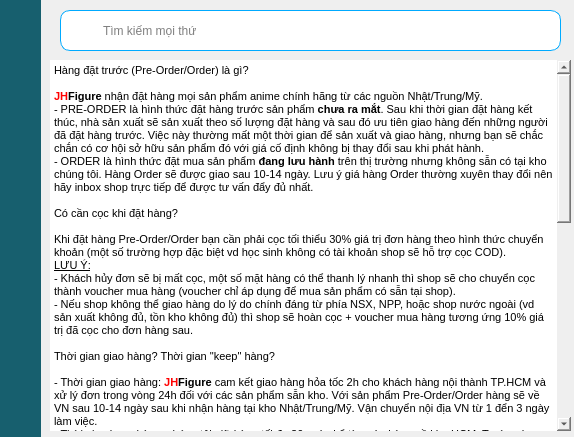
<?xml version="1.0" encoding="UTF-8"?>
<ui version="4.0">
 <class>MainWindow</class>
 <widget class="QMainWindow" name="MainWindow">
  <property name="geometry">
   <rect>
    <x>0</x>
    <y>0</y>
    <width>574</width>
    <height>437</height>
   </rect>
  </property>
  <property name="windowTitle">
   <string>MainWindow</string>
  </property>
  <property name="styleSheet">
   <string notr="true"/>
  </property>
  <widget class="QWidget" name="centralwidget">
   <widget class="QWidget" name="widget" native="true">
    <property name="geometry">
     <rect>
      <x>0</x>
      <y>0</y>
      <width>41</width>
      <height>441</height>
     </rect>
    </property>
    <property name="styleSheet">
     <string notr="true">background-color:#175f6e;</string>
    </property>
    <widget class="QWidget" name="verticalLayoutWidget">
     <property name="geometry">
      <rect>
       <x>0</x>
       <y>10</y>
       <width>41</width>
       <height>381</height>
      </rect>
     </property>
     <layout class="QVBoxLayout" name="verticalLayout">
      <item>
       <widget class="QPushButton" name="btnNavHome">
        <property name="cursor">
         <cursorShape>PointingHandCursor</cursorShape>
        </property>
        <property name="styleSheet">
         <string notr="true">
QPushButton{
	border:none;
}
QPushButton:checked{
	background: rgb(42, 179, 206)
}</string>
        </property>
        <property name="text">
         <string/>
        </property>
        <property name="icon">
         <iconset>
          <normaloff>../images/home_24dp_FFFFFF_FILL0_wght400_GRAD0_opsz24.png</normaloff>../images/home_24dp_FFFFFF_FILL0_wght400_GRAD0_opsz24.png</iconset>
        </property>
        <property name="iconSize">
         <size>
          <width>30</width>
          <height>30</height>
         </size>
        </property>
        <property name="checkable">
         <bool>true</bool>
        </property>
        <property name="checked">
         <bool>false</bool>
        </property>
        <property name="autoExclusive">
         <bool>true</bool>
        </property>
       </widget>
      </item>
      <item>
       <widget class="QPushButton" name="btnNavLeaderboard">
        <property name="cursor">
         <cursorShape>PointingHandCursor</cursorShape>
        </property>
        <property name="styleSheet">
         <string notr="true">
QPushButton{
	border:none;
}
QPushButton:checked{
	background: rgb(42, 179, 206)
}</string>
        </property>
        <property name="text">
         <string/>
        </property>
        <property name="icon">
         <iconset>
          <normaloff>../images/leaderboard_24dp_FFFFFF_FILL0_wght400_GRAD0_opsz24.png</normaloff>../images/leaderboard_24dp_FFFFFF_FILL0_wght400_GRAD0_opsz24.png</iconset>
        </property>
        <property name="iconSize">
         <size>
          <width>30</width>
          <height>30</height>
         </size>
        </property>
        <property name="checkable">
         <bool>true</bool>
        </property>
        <property name="checked">
         <bool>false</bool>
        </property>
        <property name="autoExclusive">
         <bool>true</bool>
        </property>
       </widget>
      </item>
      <item>
       <widget class="QPushButton" name="btnNavAdd">
        <property name="cursor">
         <cursorShape>PointingHandCursor</cursorShape>
        </property>
        <property name="styleSheet">
         <string notr="true">
QPushButton{
	border:none;
}
QPushButton:checked{
	background: rgb(42, 179, 206)
}</string>
        </property>
        <property name="text">
         <string/>
        </property>
        <property name="icon">
         <iconset>
          <normaloff>../images/add_24dp_FFFFFF_FILL0_wght400_GRAD0_opsz24.png</normaloff>../images/add_24dp_FFFFFF_FILL0_wght400_GRAD0_opsz24.png</iconset>
        </property>
        <property name="iconSize">
         <size>
          <width>30</width>
          <height>30</height>
         </size>
        </property>
        <property name="checkable">
         <bool>true</bool>
        </property>
        <property name="checked">
         <bool>false</bool>
        </property>
        <property name="autoExclusive">
         <bool>true</bool>
        </property>
       </widget>
      </item>
      <item>
       <widget class="QPushButton" name="btnNavInfo">
        <property name="cursor">
         <cursorShape>PointingHandCursor</cursorShape>
        </property>
        <property name="styleSheet">
         <string notr="true">
QPushButton{
	border:none;
}
QPushButton:checked{
	background: rgb(42, 179, 206)
}</string>
        </property>
        <property name="text">
         <string/>
        </property>
        <property name="icon">
         <iconset>
          <normaloff>../images/info_24dp_FFFFFF_FILL0_wght400_GRAD0_opsz24.png</normaloff>../images/info_24dp_FFFFFF_FILL0_wght400_GRAD0_opsz24.png</iconset>
        </property>
        <property name="iconSize">
         <size>
          <width>30</width>
          <height>30</height>
         </size>
        </property>
        <property name="checkable">
         <bool>true</bool>
        </property>
        <property name="checked">
         <bool>false</bool>
        </property>
        <property name="autoExclusive">
         <bool>true</bool>
        </property>
       </widget>
      </item>
      <item>
       <spacer name="verticalSpacer_2">
        <property name="orientation">
         <enum>Qt::Vertical</enum>
        </property>
        <property name="sizeHint" stdset="0">
         <size>
          <width>20</width>
          <height>40</height>
         </size>
        </property>
       </spacer>
      </item>
      <item>
       <widget class="QPushButton" name="btnNavSetting">
        <property name="cursor">
         <cursorShape>PointingHandCursor</cursorShape>
        </property>
        <property name="styleSheet">
         <string notr="true">
QPushButton{
	border:none;
}
QPushButton:checked{
	background: rgb(42, 179, 206)
}</string>
        </property>
        <property name="text">
         <string/>
        </property>
        <property name="icon">
         <iconset>
          <normaloff>../images/settings_24dp_FFFFFF_FILL0_wght400_GRAD0_opsz24.png</normaloff>../images/settings_24dp_FFFFFF_FILL0_wght400_GRAD0_opsz24.png</iconset>
        </property>
        <property name="iconSize">
         <size>
          <width>30</width>
          <height>30</height>
         </size>
        </property>
        <property name="checkable">
         <bool>true</bool>
        </property>
        <property name="checked">
         <bool>false</bool>
        </property>
        <property name="autoExclusive">
         <bool>true</bool>
        </property>
       </widget>
      </item>
     </layout>
    </widget>
   </widget>
   <widget class="QLineEdit" name="txtSearch">
    <property name="geometry">
     <rect>
      <x>60</x>
      <y>10</y>
      <width>501</width>
      <height>41</height>
     </rect>
    </property>
    <property name="styleSheet">
     <string notr="true">border-radius: 10px;
border: 1px solid rgb(0, 170, 255);
background: #ffffffff;
padding-left: 40px;
</string>
    </property>
    <property name="placeholderText">
     <string notr="true">Tìm kiếm mọi thứ</string>
    </property>
   </widget>
   <widget class="QPushButton" name="btnNavLeaderboard_3">
    <property name="geometry">
     <rect>
      <x>70</x>
      <y>20</y>
      <width>31</width>
      <height>21</height>
     </rect>
    </property>
    <property name="styleSheet">
     <string notr="true">border:none</string>
    </property>
    <property name="text">
     <string/>
    </property>
    <property name="icon">
     <iconset>
      <normaloff>../images/search_40dp_175F6E_FILL0_wght400_GRAD0_opsz40.png</normaloff>../images/search_40dp_175F6E_FILL0_wght400_GRAD0_opsz40.png</iconset>
    </property>
    <property name="iconSize">
     <size>
      <width>20</width>
      <height>20</height>
     </size>
    </property>
   </widget>
   <widget class="QStackedWidget" name="stackedWidget">
    <property name="geometry">
     <rect>
      <x>50</x>
      <y>60</y>
      <width>521</width>
      <height>371</height>
     </rect>
    </property>
    <property name="currentIndex">
     <number>4</number>
    </property>
    <widget class="QWidget" name="page_home">
     <widget class="QLabel" name="label">
      <property name="geometry">
       <rect>
        <x>0</x>
        <y>90</y>
        <width>511</width>
        <height>281</height>
       </rect>
      </property>
      <property name="text">
       <string/>
      </property>
      <property name="pixmap">
       <pixmap>../images/2__1___1___1__93e4a132748647e6a3ff58b3fa64038a.webp</pixmap>
      </property>
      <property name="scaledContents">
       <bool>true</bool>
      </property>
     </widget>
     <widget class="QLabel" name="label_4">
      <property name="geometry">
       <rect>
        <x>0</x>
        <y>10</y>
        <width>481</width>
        <height>31</height>
       </rect>
      </property>
      <property name="font">
       <font>
        <pointsize>16</pointsize>
        <weight>75</weight>
        <bold>true</bold>
       </font>
      </property>
      <property name="text">
       <string>Chào mừng bạn đến với Chill Shop</string>
      </property>
     </widget>
     <widget class="QLabel" name="label_5">
      <property name="geometry">
       <rect>
        <x>10</x>
        <y>50</y>
        <width>471</width>
        <height>16</height>
       </rect>
      </property>
      <property name="text">
       <string>nhận đặt hàng mọi sản phẩm anime chính hãng từ các nguồn Nhật/Trung/Mỹ.</string>
      </property>
     </widget>
    </widget>
    <widget class="QWidget" name="page_bxh">
     <widget class="QScrollArea" name="scrollArea">
      <property name="geometry">
       <rect>
        <x>10</x>
        <y>40</y>
        <width>491</width>
        <height>321</height>
       </rect>
      </property>
      <property name="widgetResizable">
       <bool>true</bool>
      </property>
      <widget class="QWidget" name="scrollAreaWidgetContents">
       <property name="geometry">
        <rect>
         <x>0</x>
         <y>0</y>
         <width>489</width>
         <height>319</height>
        </rect>
       </property>
      </widget>
     </widget>
     <widget class="QLabel" name="label_3">
      <property name="geometry">
       <rect>
        <x>10</x>
        <y>10</y>
        <width>121</width>
        <height>16</height>
       </rect>
      </property>
      <property name="text">
       <string>Lọc theo nhãn hàng</string>
      </property>
     </widget>
     <widget class="QComboBox" name="cbBrand">
      <property name="geometry">
       <rect>
        <x>120</x>
        <y>10</y>
        <width>151</width>
        <height>22</height>
       </rect>
      </property>
      <item>
       <property name="text">
        <string>All</string>
       </property>
      </item>
      <item>
       <property name="text">
        <string>Good Smile Company</string>
       </property>
      </item>
      <item>
       <property name="text">
        <string>Taito</string>
       </property>
      </item>
     </widget>
    </widget>
    <widget class="QWidget" name="page_add">
     <widget class="QListWidget" name="listWidget">
      <property name="geometry">
       <rect>
        <x>10</x>
        <y>70</y>
        <width>491</width>
        <height>271</height>
       </rect>
      </property>
     </widget>
     <widget class="QWidget" name="horizontalLayoutWidget_2">
      <property name="geometry">
       <rect>
        <x>10</x>
        <y>0</y>
        <width>491</width>
        <height>58</height>
       </rect>
      </property>
      <layout class="QHBoxLayout" name="horizontalLayout_2">
       <property name="spacing">
        <number>100</number>
       </property>
       <item>
        <widget class="QPushButton" name="btn_add">
         <property name="styleSheet">
          <string notr="true">border-radius:10px;
border: 1px solid rgb(109, 80, 255);
height: 40px;</string>
         </property>
         <property name="text">
          <string>Add</string>
         </property>
        </widget>
       </item>
       <item>
        <widget class="QPushButton" name="btn_edit">
         <property name="styleSheet">
          <string notr="true">border-radius:10px;
border: 1px solid rgb(109, 80, 255);
height: 40px;</string>
         </property>
         <property name="text">
          <string>Edit</string>
         </property>
        </widget>
       </item>
       <item>
        <widget class="QPushButton" name="btn_remove">
         <property name="styleSheet">
          <string notr="true">border-radius:10px;
border: 1px solid rgb(109, 80, 255);
height: 40px;</string>
         </property>
         <property name="text">
          <string>Remove</string>
         </property>
         <property name="iconSize">
          <size>
           <width>30</width>
           <height>30</height>
          </size>
         </property>
        </widget>
       </item>
      </layout>
     </widget>
    </widget>
    <widget class="QWidget" name="page_setting">
     <widget class="QLabel" name="label_2">
      <property name="geometry">
       <rect>
        <x>100</x>
        <y>40</y>
        <width>35</width>
        <height>10</height>
       </rect>
      </property>
      <property name="text">
       <string>setting</string>
      </property>
     </widget>
    </widget>
    <widget class="QWidget" name="page_info">
     <widget class="QTextBrowser" name="textBrowser">
      <property name="geometry">
       <rect>
        <x>0</x>
        <y>0</y>
        <width>521</width>
        <height>371</height>
       </rect>
      </property>
      <property name="styleSheet">
       <string notr="true">border:none;</string>
      </property>
      <property name="html">
       <string>&lt;!DOCTYPE HTML PUBLIC &quot;-//W3C//DTD HTML 4.0//EN&quot; &quot;http://www.w3.org/TR/REC-html40/strict.dtd&quot;&gt;
&lt;html&gt;&lt;head&gt;&lt;meta name=&quot;qrichtext&quot; content=&quot;1&quot; /&gt;&lt;style type=&quot;text/css&quot;&gt;
p, li { white-space: pre-wrap; }
&lt;/style&gt;&lt;/head&gt;&lt;body style=&quot; font-family:'MS Shell Dlg 2'; font-size:8.25pt; font-weight:400; font-style:normal;&quot;&gt;
&lt;p style=&quot; margin-top:0px; margin-bottom:13px; margin-left:0px; margin-right:0px; -qt-block-indent:0; text-indent:0px; background-color:#ffffff;&quot;&gt;&lt;span style=&quot; font-family:'Mulish,sans-serif'; font-size:8pt; font-weight:496; color:#000000;&quot;&gt;Hàng đặt trước (Pre-Order/Order) là gì?&lt;/span&gt;&lt;/p&gt;
&lt;p style=&quot; margin-top:0px; margin-bottom:0px; margin-left:0px; margin-right:0px; -qt-block-indent:0; text-indent:0px;&quot;&gt;&lt;span style=&quot; font-family:'Mulish,sans-serif'; font-size:8pt; font-weight:600; color:#ff0000;&quot;&gt;JH&lt;/span&gt;&lt;span style=&quot; font-family:'Mulish,sans-serif'; font-size:8pt; font-weight:600; color:#000000;&quot;&gt;Figure&lt;/span&gt;&lt;span style=&quot; font-family:'Mulish,sans-serif'; font-size:8pt; color:#000000;&quot;&gt; nhận đặt hàng mọi sản phẩm anime chính hãng từ các nguồn Nhật/Trung/Mỹ.&lt;br /&gt;- PRE-ORDER là hình thức đặt hàng trước sản phẩm &lt;/span&gt;&lt;span style=&quot; font-family:'Mulish,sans-serif'; font-size:8pt; font-weight:600; color:#000000;&quot;&gt;chưa ra mắt&lt;/span&gt;&lt;span style=&quot; font-family:'Mulish,sans-serif'; font-size:8pt; color:#000000;&quot;&gt;. Sau khi thời gian đặt hàng kết thúc, nhà sản xuất sẽ sản xuất theo số lượng đặt hàng và sau đó ưu tiên giao hàng đến những người đã đặt hàng trước. Việc này thường mất một thời gian để sản xuất và giao hàng, nhưng bạn sẽ chắc chắn có cơ hội sở hữu sản phẩm đó với giá cố định không bị thay đổi sau khi phát hành.&lt;br /&gt;- ORDER là hình thức đặt mua sản phẩm &lt;/span&gt;&lt;span style=&quot; font-family:'Mulish,sans-serif'; font-size:8pt; font-weight:600; color:#000000;&quot;&gt;đang lưu hành&lt;/span&gt;&lt;span style=&quot; font-family:'Mulish,sans-serif'; font-size:8pt; color:#000000;&quot;&gt; trên thị trường nhưng không sẵn có tại kho chúng tôi. Hàng Order sẽ được giao sau 10-14 ngày. Lưu ý giá hàng Order thường xuyên thay đổi nên hãy inbox shop trực tiếp để được tư vấn đẩy đủ nhất.&lt;/span&gt;&lt;/p&gt;
&lt;p style=&quot; margin-top:0px; margin-bottom:0px; margin-left:0px; margin-right:0px; -qt-block-indent:0; text-indent:0px;&quot;&gt;&lt;span style=&quot; font-family:'Mulish,sans-serif'; font-size:8pt; color:#000000;&quot;&gt; &lt;/span&gt;&lt;/p&gt;
&lt;p style=&quot; margin-top:0px; margin-bottom:13px; margin-left:0px; margin-right:0px; -qt-block-indent:0; text-indent:0px;&quot;&gt;&lt;span style=&quot; font-family:'Mulish,sans-serif'; font-size:8pt; font-weight:496; color:#000000;&quot;&gt;Có cần cọc khi đặt hàng?&lt;/span&gt;&lt;/p&gt;
&lt;p style=&quot; margin-top:0px; margin-bottom:0px; margin-left:0px; margin-right:0px; -qt-block-indent:0; text-indent:0px;&quot;&gt;&lt;span style=&quot; font-family:'Mulish,sans-serif'; font-size:8pt; color:#000000;&quot;&gt;Khi đặt hàng Pre-Order/Order bạn cần phải cọc tối thiểu 30% giá trị đơn hàng theo hình thức chuyển khoản (một số trường hợp đặc biệt vd học sinh không có tài khoản shop sẽ hỗ trợ cọc COD).&lt;/span&gt;&lt;/p&gt;
&lt;p style=&quot; margin-top:0px; margin-bottom:0px; margin-left:0px; margin-right:0px; -qt-block-indent:0; text-indent:0px;&quot;&gt;&lt;span style=&quot; font-family:'Mulish,sans-serif'; font-size:8pt; text-decoration: underline; color:#000000;&quot;&gt;LƯU Ý:&lt;/span&gt;&lt;/p&gt;
&lt;p style=&quot; margin-top:0px; margin-bottom:0px; margin-left:0px; margin-right:0px; -qt-block-indent:0; text-indent:0px;&quot;&gt;&lt;span style=&quot; font-family:'Mulish,sans-serif'; font-size:8pt; color:#000000;&quot;&gt;- Khách hủy đơn sẽ bị mất cọc, một số mặt hàng có thể thanh lý nhanh thì shop sẽ cho chuyển cọc thành voucher mua hàng (voucher chỉ áp dụng để mua sản phẩm có sẵn tại shop).&lt;/span&gt;&lt;/p&gt;
&lt;p style=&quot; margin-top:0px; margin-bottom:0px; margin-left:0px; margin-right:0px; -qt-block-indent:0; text-indent:0px;&quot;&gt;&lt;span style=&quot; font-family:'Mulish,sans-serif'; font-size:8pt; color:#000000;&quot;&gt;- Nếu shop không thể giao hàng do lý do chính đáng từ phía NSX, NPP, hoặc shop nước ngoài (vd sản xuất không đủ, tồn kho không đủ) thì shop sẽ hoàn cọc + voucher mua hàng tương ứng 10% giá trị đã cọc cho đơn hàng sau.&lt;/span&gt;&lt;/p&gt;
&lt;p style=&quot; margin-top:0px; margin-bottom:0px; margin-left:0px; margin-right:0px; -qt-block-indent:0; text-indent:0px;&quot;&gt;&lt;span style=&quot; font-family:'Mulish,sans-serif'; font-size:8pt; color:#000000;&quot;&gt; &lt;/span&gt;&lt;/p&gt;
&lt;p style=&quot; margin-top:0px; margin-bottom:13px; margin-left:0px; margin-right:0px; -qt-block-indent:0; text-indent:0px; background-color:#ffffff;&quot;&gt;&lt;span style=&quot; font-family:'Mulish,sans-serif'; font-size:8pt; font-weight:496; color:#000000;&quot;&gt;Thời gian giao hàng? Thời gian &amp;quot;keep&amp;quot; hàng?&lt;/span&gt;&lt;/p&gt;
&lt;p style=&quot; margin-top:0px; margin-bottom:0px; margin-left:0px; margin-right:0px; -qt-block-indent:0; text-indent:0px;&quot;&gt;&lt;span style=&quot; font-family:'Mulish,sans-serif'; font-size:8pt; color:#000000;&quot;&gt;- Thời gian giao hàng: &lt;/span&gt;&lt;span style=&quot; font-family:'Mulish,sans-serif'; font-size:8pt; font-weight:600; color:#ff0000;&quot;&gt;JH&lt;/span&gt;&lt;span style=&quot; font-family:'Mulish,sans-serif'; font-size:8pt; font-weight:600; color:#000000;&quot;&gt;Figure&lt;/span&gt;&lt;span style=&quot; font-family:'Mulish,sans-serif'; font-size:8pt; color:#000000;&quot;&gt; cam kết giao hàng hỏa tốc 2h cho khách hàng nội thành TP.HCM và xử lý đơn trong vòng 24h đối với các sản phẩm sẵn kho. Với sản phẩm Pre-Order/Order hàng sẽ về VN sau 10-14 ngày sau khi nhận hàng tại kho Nhật/Trung/Mỹ. Vận chuyển nội địa VN từ 1 đển 3 ngày làm việc.&lt;br /&gt;- Thời gian keep hàng: chúng tôi giữ hàng tối đa 30 ngày kể từ ngày hàng về kho HCM. Trường hợp khách hàng cần thêm thời gian, xin chủ động liên hệ qua fanpage để chúng tôi hỗ trợ. LƯU Ý: hàng keep không hỗ trợ các chế độ bảo hành.&lt;/span&gt;&lt;/p&gt;
&lt;p style=&quot; margin-top:0px; margin-bottom:0px; margin-left:0px; margin-right:0px; -qt-block-indent:0; text-indent:0px;&quot;&gt;&lt;span style=&quot; font-family:'Mulish,sans-serif'; font-size:8pt; color:#000000;&quot;&gt; &lt;/span&gt;&lt;/p&gt;
&lt;p style=&quot; margin-top:0px; margin-bottom:13px; margin-left:0px; margin-right:0px; -qt-block-indent:0; text-indent:0px; background-color:#ffffff;&quot;&gt;&lt;span style=&quot; font-family:'Mulish,sans-serif'; font-size:8pt; font-weight:496; color:#000000;&quot;&gt;Các hình thức thanh toán?&lt;/span&gt;&lt;/p&gt;
&lt;p style=&quot; margin-top:0px; margin-bottom:0px; margin-left:0px; margin-right:0px; -qt-block-indent:0; text-indent:0px;&quot;&gt;&lt;span style=&quot; font-family:'Mulish,sans-serif'; font-size:8pt; font-weight:600; color:#ff0000;&quot;&gt;JH&lt;/span&gt;&lt;span style=&quot; font-family:'Mulish,sans-serif'; font-size:8pt; font-weight:600; color:#000000;&quot;&gt;Figure&lt;/span&gt;&lt;span style=&quot; font-family:'Mulish,sans-serif'; font-size:8pt; color:#000000;&quot;&gt; hỗ trợ các hình thức thanh toán sau:&lt;br /&gt;- Thanh toán COD khi nhận hàng. Lưu ý với các đơn trên 1tr sẽ phát sinh bảo hiểm &amp;amp; phí thu hộ.&lt;br /&gt;- Thanh toán ví điện tử MOMO.&lt;br /&gt;- Thanh toán chuyển khoản ngân hàng.&lt;br /&gt;- Thanh toán cổng thanh toán PayOn chấp nhận các thẻ quốc tế debit và credit.&lt;br /&gt;- Thanh toán Paypal dành cho khách sống tại nước ngoài.&lt;/span&gt;&lt;/p&gt;
&lt;p style=&quot; margin-top:0px; margin-bottom:0px; margin-left:0px; margin-right:0px; -qt-block-indent:0; text-indent:0px;&quot;&gt;&lt;span style=&quot; font-family:'Mulish,sans-serif'; font-size:8pt; color:#000000;&quot;&gt; &lt;/span&gt;&lt;/p&gt;
&lt;p style=&quot; margin-top:0px; margin-bottom:13px; margin-left:0px; margin-right:0px; -qt-block-indent:0; text-indent:0px; background-color:#ffffff;&quot;&gt;&lt;span style=&quot; font-family:'Mulish,sans-serif'; font-size:8pt; font-weight:496; color:#000000;&quot;&gt;Quy định bảo hành đổi trả. Bảo hành 1:1 nghĩa là gì?&lt;/span&gt;&lt;/p&gt;
&lt;p style=&quot; margin-top:0px; margin-bottom:0px; margin-left:0px; margin-right:0px; -qt-block-indent:0; text-indent:0px;&quot;&gt;&lt;span style=&quot; font-family:'Mulish,sans-serif'; font-size:8pt; font-weight:600; color:#ff0000;&quot;&gt;JH&lt;/span&gt;&lt;span style=&quot; font-family:'Mulish,sans-serif'; font-size:8pt; font-weight:600; color:#000000;&quot;&gt;Figure&lt;/span&gt;&lt;span style=&quot; font-family:'Mulish,sans-serif'; font-size:8pt; color:#000000;&quot;&gt; có chính sách hỗ trợ bảo hành 1:1 đổi mới các sản phẩm lỗi nhà sản xuất. Chi tiết khách hàng vui lòng tham khảo trong mục chính sách đổi trả &amp;amp; bảo hành.&lt;/span&gt;&lt;/p&gt;
&lt;p style=&quot; margin-top:0px; margin-bottom:0px; margin-left:0px; margin-right:0px; -qt-block-indent:0; text-indent:0px;&quot;&gt;&lt;span style=&quot; font-family:'Mulish,sans-serif'; font-size:8pt; color:#000000;&quot;&gt; &lt;/span&gt;&lt;/p&gt;
&lt;p style=&quot; margin-top:0px; margin-bottom:13px; margin-left:0px; margin-right:0px; -qt-block-indent:0; text-indent:0px; background-color:#ffffff;&quot;&gt;&lt;span style=&quot; font-family:'Mulish,sans-serif'; font-size:8pt; font-weight:496; color:#000000;&quot;&gt;Shop có đảm bảo hàng box đẹp hay không?&lt;/span&gt;&lt;/p&gt;
&lt;p style=&quot; margin-top:0px; margin-bottom:0px; margin-left:0px; margin-right:0px; -qt-block-indent:0; text-indent:0px;&quot;&gt;&lt;span style=&quot; font-family:'Mulish,sans-serif'; font-size:8pt; color:#000000;&quot;&gt;- &lt;/span&gt;&lt;span style=&quot; font-family:'Mulish,sans-serif'; font-size:8pt; font-weight:600; color:#ff0000;&quot;&gt;JH&lt;/span&gt;&lt;span style=&quot; font-family:'Mulish,sans-serif'; font-size:8pt; font-weight:600; color:#000000;&quot;&gt;Figure&lt;/span&gt;&lt;span style=&quot; font-family:'Mulish,sans-serif'; font-size:8pt; color:#000000;&quot;&gt; cam kết hàng box đẹp với các sản phẩm có sẵn tại kho hoặc hàng PRE-ORDER/ORDER nguồn Nhật/Mỹ. Trường hợp box bị móp rách nặng shop sẽ hỗ trợ đền bù theo thỏa thuận.&lt;br /&gt;- Hàng PRE-ORDER/ORDER nguồn Trung do đặc thù vận chuyển, shop không đảm bảo box đẹp nhưng cam kết chất lượng sản phẩm không bị ảnh hưởng.&lt;/span&gt;&lt;/p&gt;
&lt;p style=&quot; margin-top:0px; margin-bottom:0px; margin-left:0px; margin-right:0px; -qt-block-indent:0; text-indent:0px;&quot;&gt;&lt;span style=&quot; font-family:'Mulish,sans-serif'; font-size:8pt; color:#000000;&quot;&gt; &lt;/span&gt;&lt;/p&gt;
&lt;p style=&quot; margin-top:0px; margin-bottom:13px; margin-left:0px; margin-right:0px; -qt-block-indent:0; text-indent:0px; background-color:#ffffff;&quot;&gt;&lt;span style=&quot; font-family:'Mulish,sans-serif'; font-size:8pt; font-weight:496; color:#000000;&quot;&gt;Tôi có thể đến mua trực tiếp hay không?&lt;/span&gt;&lt;/p&gt;
&lt;p style=&quot; margin-top:0px; margin-bottom:0px; margin-left:0px; margin-right:0px; -qt-block-indent:0; text-indent:0px;&quot;&gt;&lt;span style=&quot; font-family:'Mulish,sans-serif'; font-size:8pt; font-weight:600; color:#ff0000;&quot;&gt;JH&lt;/span&gt;&lt;span style=&quot; font-family:'Mulish,sans-serif'; font-size:8pt; font-weight:600; color:#000000;&quot;&gt;Figure&lt;/span&gt;&lt;span style=&quot; font-family:'Mulish,sans-serif'; font-size:8pt; color:#000000;&quot;&gt; không có cửa hàng trưng bày sản phẩm. Khách hàng có thể liên hệ trước nếu muốn xem hoặc nhận hàng đặt trước tại kho.&lt;/span&gt;&lt;/p&gt;
&lt;p style=&quot; margin-top:0px; margin-bottom:0px; margin-left:0px; margin-right:0px; -qt-block-indent:0; text-indent:0px;&quot;&gt;&lt;span style=&quot; font-family:'Mulish,sans-serif'; font-size:8pt; color:#000000;&quot;&gt; &lt;/span&gt;&lt;/p&gt;
&lt;p style=&quot; margin-top:0px; margin-bottom:13px; margin-left:0px; margin-right:0px; -qt-block-indent:0; text-indent:0px; background-color:#ffffff;&quot;&gt;&lt;span style=&quot; font-family:'Mulish,sans-serif'; font-size:8pt; font-weight:496; color:#000000;&quot;&gt;Chính sách bảo hành sản phẩm tại JH Figure&lt;/span&gt;&lt;/p&gt;
&lt;p style=&quot; margin-top:0px; margin-bottom:0px; margin-left:0px; margin-right:0px; -qt-block-indent:0; text-indent:0px;&quot;&gt;&lt;span style=&quot; font-family:'Mulish,sans-serif'; font-size:8pt; color:#000000;&quot;&gt;Khách hàng tham khảo chính sách bảo hành của &lt;/span&gt;&lt;span style=&quot; font-family:'Mulish,sans-serif'; font-size:8pt; font-weight:600; color:#ff0000;&quot;&gt;JH&lt;/span&gt;&lt;span style=&quot; font-family:'Mulish,sans-serif'; font-size:8pt; font-weight:600; color:#000000;&quot;&gt;Figure&lt;/span&gt;&lt;span style=&quot; font-family:'Mulish,sans-serif'; font-size:8pt; color:#000000;&quot;&gt; &lt;/span&gt;&lt;a href=&quot;https://jhfigure.com/pages/chinh-sach-doi-tra&quot;&gt;&lt;span style=&quot; font-family:'Mulish,sans-serif'; font-size:8pt; text-decoration: underline; color:#158ed4;&quot;&gt;tại đây&lt;/span&gt;&lt;/a&gt;&lt;/p&gt;
&lt;p style=&quot; margin-top:0px; margin-bottom:0px; margin-left:0px; margin-right:0px; -qt-block-indent:0; text-indent:0px;&quot;&gt;&lt;span style=&quot; font-family:'Mulish,sans-serif'; font-size:8pt; color:#000000;&quot;&gt; &lt;/span&gt;&lt;/p&gt;
&lt;p style=&quot; margin-top:0px; margin-bottom:13px; margin-left:0px; margin-right:0px; -qt-block-indent:0; text-indent:0px;&quot;&gt;&lt;span style=&quot; font-family:'Mulish,sans-serif'; font-size:8pt; font-weight:496; color:#000000;&quot;&gt;Shop có ship nước ngoài không?&lt;/span&gt;&lt;/p&gt;
&lt;p style=&quot; margin-top:0px; margin-bottom:0px; margin-left:0px; margin-right:0px; -qt-block-indent:0; text-indent:0px;&quot;&gt;&lt;span style=&quot; font-family:'Mulish,sans-serif'; font-size:8pt; color:#000000;&quot;&gt;Khách hàng tham khảo dịch vụ ship quốc tế của &lt;/span&gt;&lt;span style=&quot; font-family:'Mulish,sans-serif'; font-size:8pt; font-weight:600; color:#ff0000;&quot;&gt;JH&lt;/span&gt;&lt;span style=&quot; font-family:'Mulish,sans-serif'; font-size:8pt; font-weight:600; color:#000000;&quot;&gt;Figure&lt;/span&gt;&lt;span style=&quot; font-family:'Mulish,sans-serif'; font-size:8pt; color:#000000;&quot;&gt; &lt;/span&gt;&lt;a href=&quot;https://jhfigure.com/pages/ship-quoc-te&quot;&gt;&lt;span style=&quot; font-family:'Mulish,sans-serif'; font-size:8pt; text-decoration: underline; color:#158ed4;&quot;&gt;tại đây&lt;/span&gt;&lt;/a&gt;&lt;/p&gt;&lt;/body&gt;&lt;/html&gt;</string>
      </property>
     </widget>
    </widget>
   </widget>
  </widget>
 </widget>
 <resources/>
 <connections/>
</ui>
